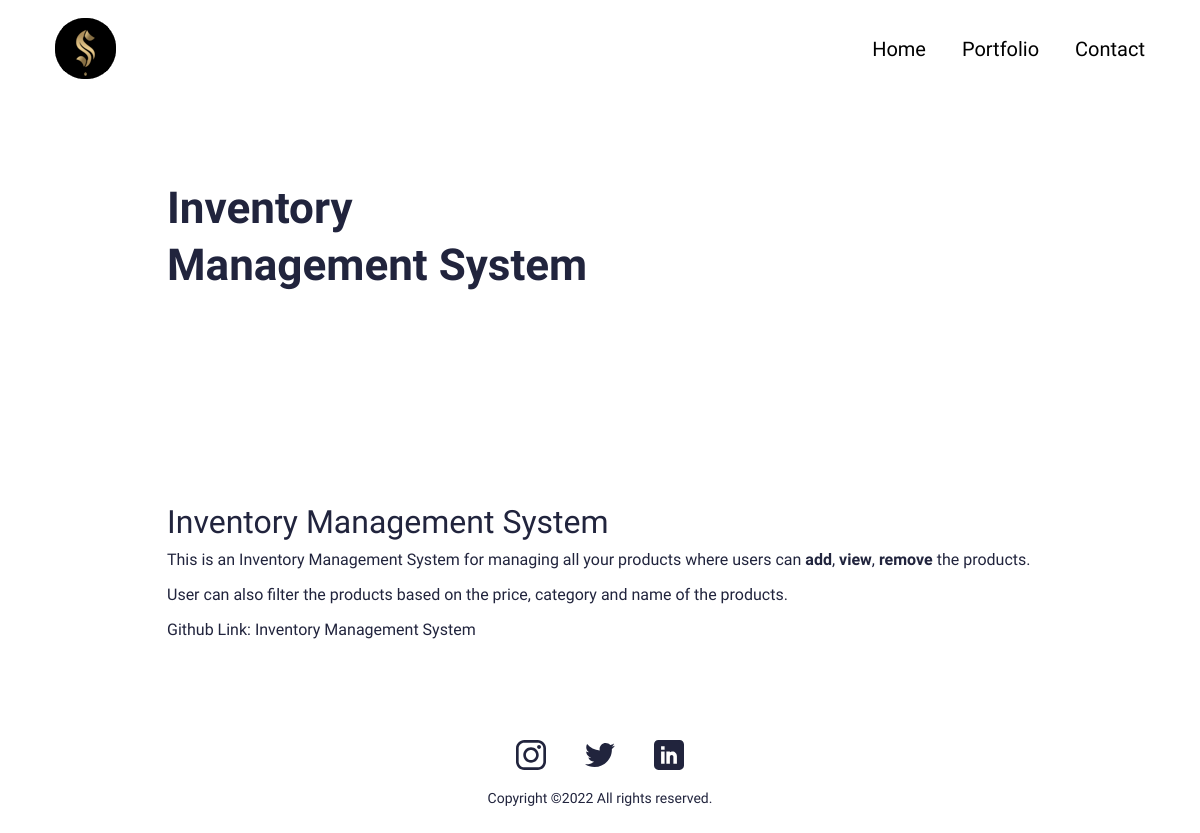
Screenshot of /portfolio/inventory-management-system with the database file from the repository.
### portfolio/models.py (models this page shows, shortened)
class Portfolio(models.Model):
    class Meta:
        verbose_name_plural = 'Portfolio Profiles'
        verbose_name = 'Portfolio'
        ordering = ["name"]
    date = models.DateTimeField(blank=True, null=True)
    name = models.CharField(max_length=200, blank=True, null=True)
    description = models.CharField(max_length=500, blank=True, null=True)
    body = RichTextField(blank=True, null=True)
    image = models.ImageField(blank=True, null=True, upload_to="portfolio")
    slug = models.SlugField(null=True, blank=True)
    is_active = models.BooleanField(default=True)

### portfolio/views.py (the view)
# urls.py: path('portfolio/<slug:slug>', views.PortfolioDetailView.as_view(), name="portfolio"),
class PortfolioDetailView(generic.DetailView):
	model = Portfolio
	template_name = "portfolio/portfolio-detail.html"

### digi_resume/context_processors.py (called while the page is built)
def project_context(request):
	context = {
		'me': User.objects.first(),
	}
	return context

### portfolio/templates/portfolio/portfolio-detail.html (shortened to what this page needs)
{% extends 'portfolio/base.html' %}
{% load static %}
{% block content %}
<section>
  <div class="innerPageBannerCol">
    <div class="container">
      <div class="row g-4 g-md-3  align-items-center">
        <div class="col-md-6">
          <div class="bannerContent">
            <h1 class="xlTitle pb-md-3">{{object.name}}</h1>
          </div>
        </div>
      </div>
    </div>
  </div>
</section>
<section>
  <div class="sectionSpaceSm">
    <div class="container">
      {{object.body|safe}}
    </div>
  </div>
</section>
{%endblock%}

### static/css/style.css (style rules this page uses)
:root { --primaryColor: #9C07B6; --primaryDarkColor: #3D0048; --primaryHoverColor: #900AA8; --secondaryColor: #F9B000; --baseColor: #21243D; --baseFont: 'Heebo', sans-serif; --titleFont: 'Courier Prime', monospace; --regular: 400; --medium: 500; --bold: 700; --black: 900; --lightBg: #F1F1F1; }
html { scroll-behavior: smooth; }
body { font-family: var(--baseFont); color: var(--baseColor); line-height: normal; }
a { color: inherit; }
a, .btn { -webkit-transition: all 300ms ease-in-out 0s; -o-transition: all 300ms ease-in-out 0s; transition: all 300ms ease-in-out 0s; text-decoration: none; }
.xlTitle { font-size: 44px; line-height: 1.3; font-weight: var(--bold); font-family: var(--titleFont) }
.sectionSpaceSm { padding: 35px 0; }
.innerPageBannerCol { padding: 180px 0 150px; }
@media (min-width:992px) { .container, .container-lg, .container-md, .container-sm, .container-xl, .container-xxl { max-width: 890px; } }

### rows the page displays
Portfolio: name "Inventory Management System", body "Inventory Management System This is an Inventory Management System for managing all your products where users can add , view , remove the products. User can also filter the products based on the price, category and name of the products. Github Link: Inventory Management System"
